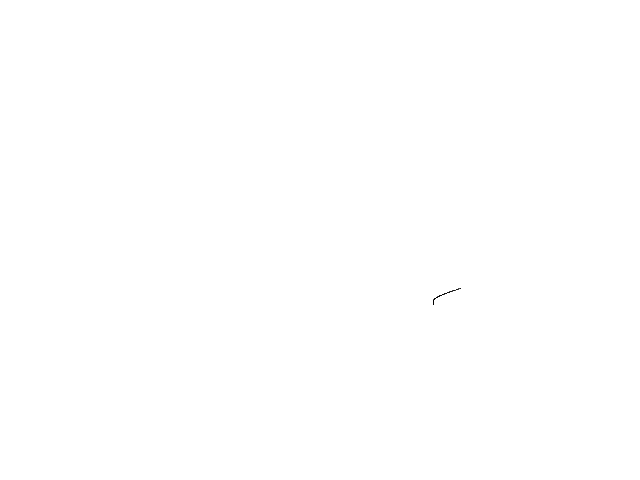
Frame 1 (no input)
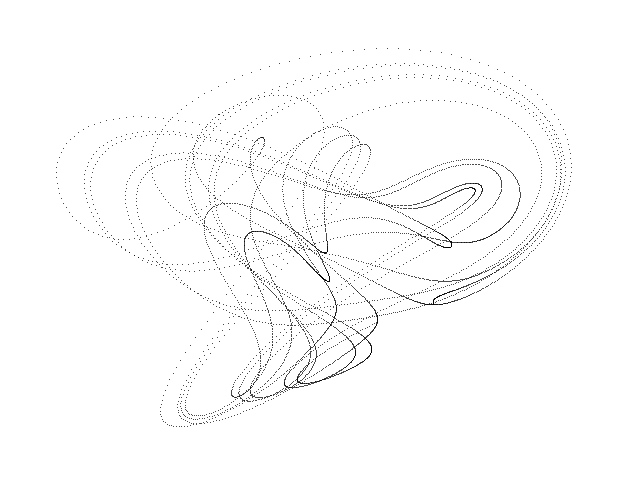
Frame 60 (the mouse pressed at the canvas centre just before this capture)
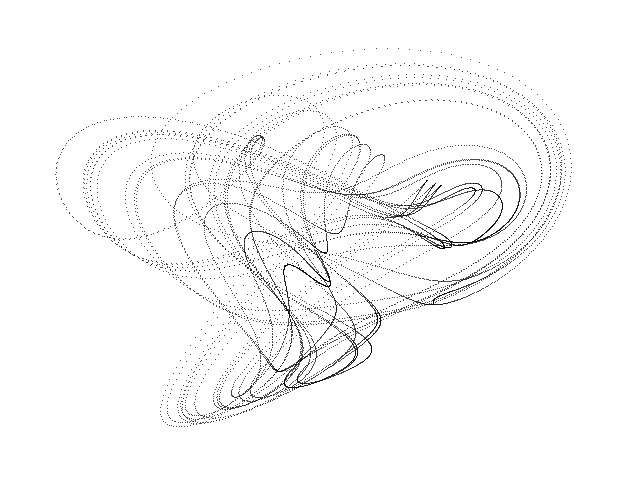
Frame 120 (the mouse held since frame 60 and released just before this capture)

The Processing sketch that drew these frames (run headless with seeded random() and noise(); from frame 60 on, the mouse is pressed at the canvas centre):

// Processing sketch: Halvorsen
// ── Halvorsen.pde
// Halvorsen chaotic attractor //

  float x = 1.0;
  float y = 0.0;
  float z = 0.0;
  float dt = 0.004;
  float a = 1.4;


void setup() {
  
  size(640, 480);
  background(255);
  
}

void draw() {
  
  for (int i=0; i<100; i++) {
    
    float nx = x;
    float ny = y;
    float nz = z;
        
    x = nx + dt * (- a * nx - 4.0 * ny - 4.0 * nz - pow(ny, 2.0));
    y = ny + dt * (- a * ny - 4.0 * nz - 4.0 * nx - pow(nz, 2.0));
    z = nz + dt * (- a * nz - 4.0 * nx - 4.0 * ny - pow(nx, 2.0)); 
  
    point(410 + (24 * x), 305 + (18 * y));
        
  }

}
